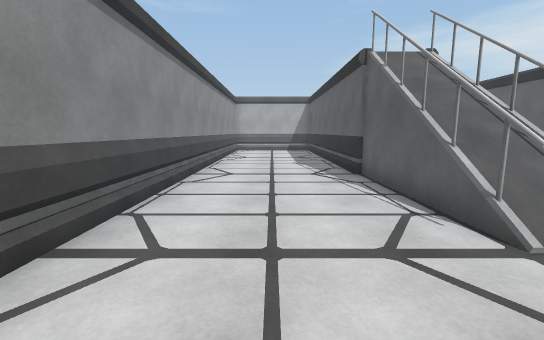
view 1 (above)

14 first-person views from a walk through a scene from a Unity 3-D project. The camera is 1.4 m above the floor, tilts 8° down and sees 90° across. The floor is counted in squares, 1 m on a side. Each view is taken from the middle of a square. On the plan, view 1 faces up. The plan holds only what a view shows up to about 13 squares ahead; the rest is blank.

view 2
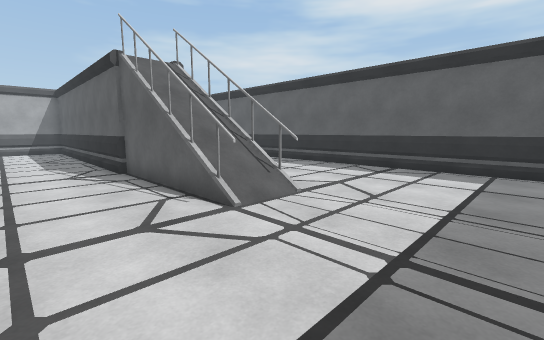

view 3
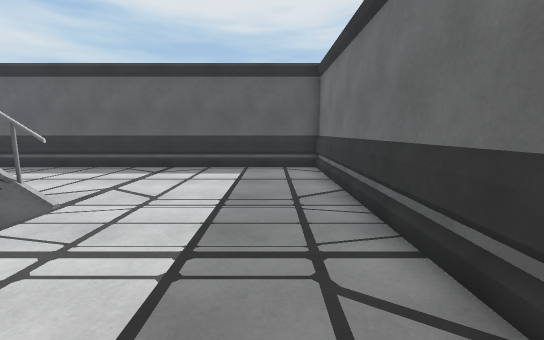

view 4
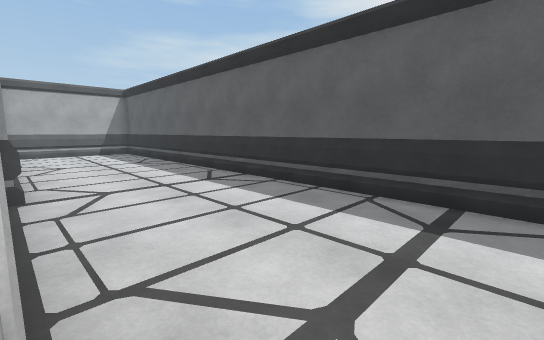

view 5
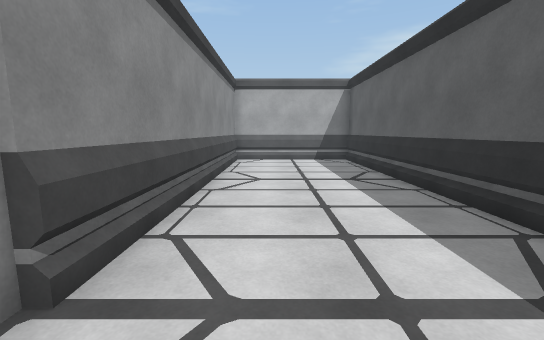

view 6
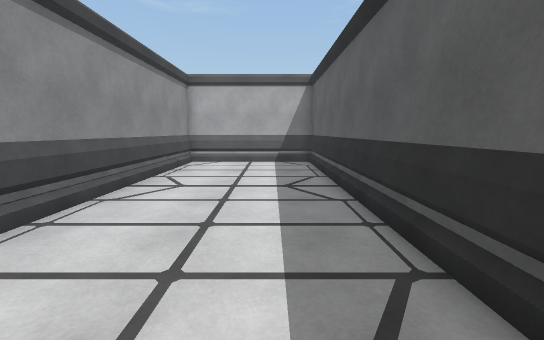

view 7
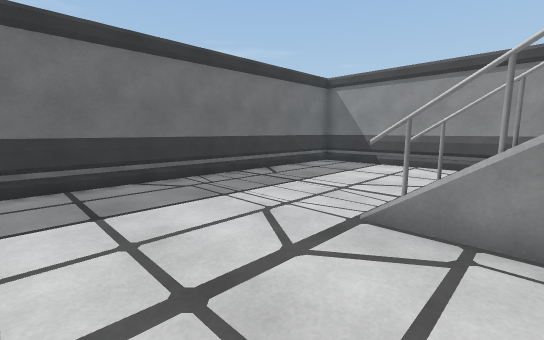

view 8
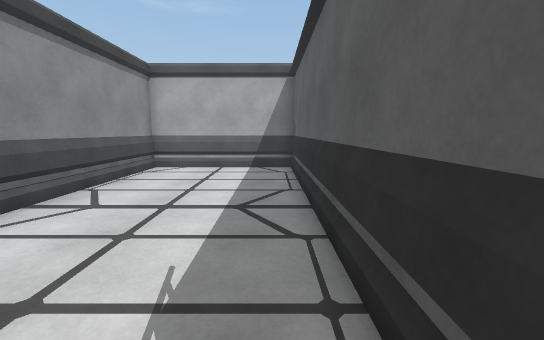

view 9
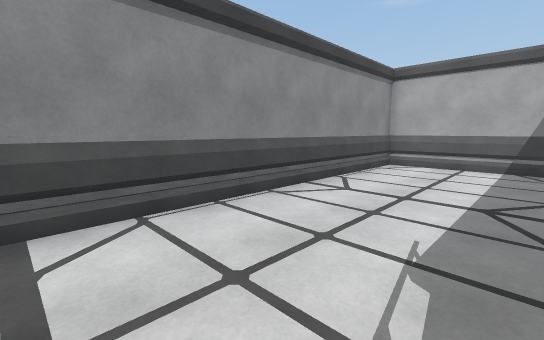

view 10
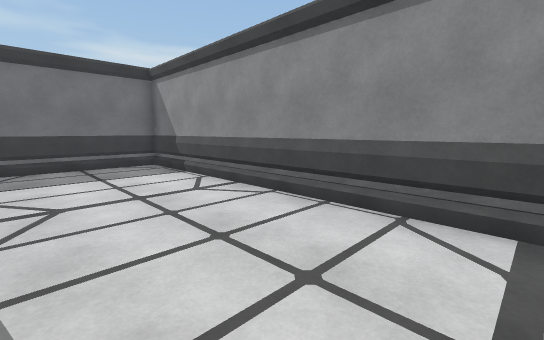

view 11
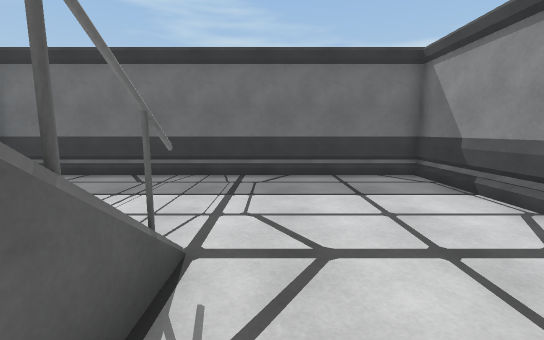

view 12
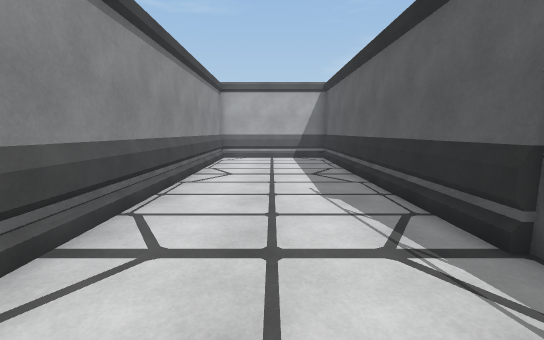

view 13
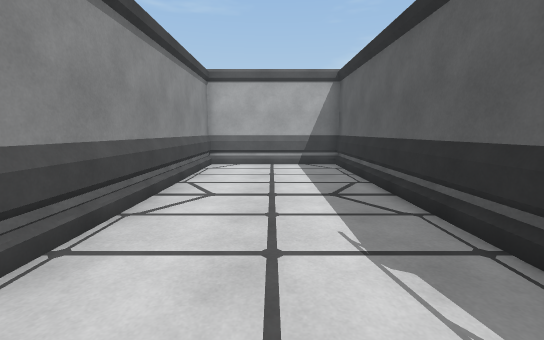

view 14
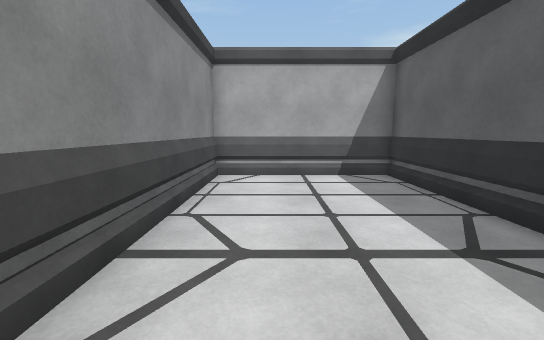

### Floor plan
Key: @ floor where view 1 was taken; # wall or solid block; x gap in a wall; . floor; / step, stairs or slope; v drop or lower ground.
Columns run from 3 left of view 1 to 11 right of it. Each row starts with its distance up from view 1.
 21 ####### #######
 20 #.....# #.....#
 19 #.....# #.....#
 18 #.....# #.....#
 17 #.....# #.....#
 16 #.....# #.....#
 15 #.....# #.....#
 14 #.....# #.....#
 13 #.....# #.....#
 12 #.....# #.....#
 11 #.....# #.....#
 10 #.....# #.....#
  9 #.....# #.....#
  8 #.....v/v.....#
  7 #.....v/v.....#
  6 #.....v/v.....#
  5 #.....v/v.....#
  4 #.....v/x.....#
  3 #.....#//.....#
  2 #.............#
  1 #.............#
  0 #..@..........#
 -1 #.............#
 -2 #.............#
 -3 ###############

Where each view was taken, in squares from view 1:
view 1: 0 up, 0 right, facing up
view 2: 1 down, 0 right, facing up-right
view 3: 1 down, 0 right, facing right
view 4: 2 up, 5 right, facing up-right
view 5: 7 up, 7 right, facing up
view 6: 8 up, 9 right, facing up
view 7: 5 up, 9 right, facing down-left
view 8: 10 up, 2 right, facing up
view 9: 9 up, 2 right, facing up-left
view 10: 9 up, 2 right, facing down-left
view 11: 6 up, 2 right, facing down
view 12: 6 up, 0 right, facing up
view 13: 9 up, 0 right, facing up
view 14: 12 up, 7 right, facing up
